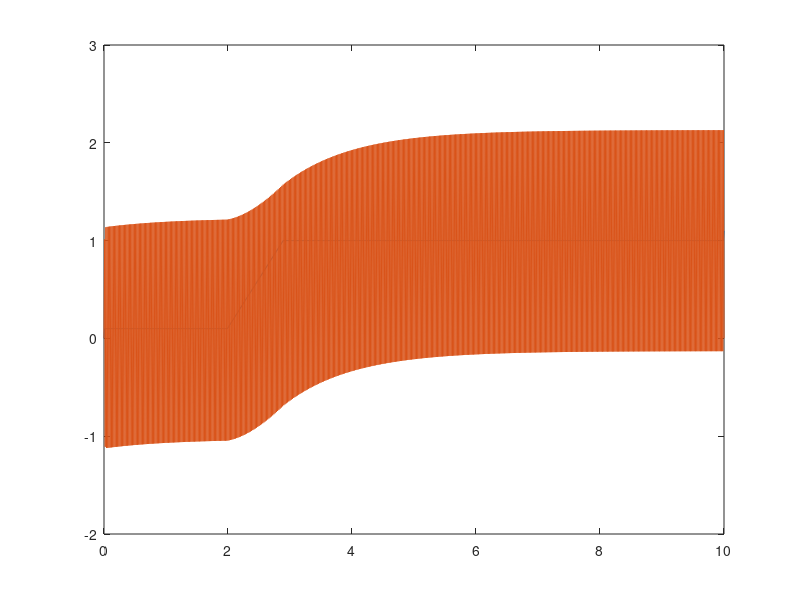

MATLAB code for this plot:
Kp = 0.11;
Ki = 1;
Kd = 0.1;

dt = 0.01;
endTime = 10;
time = 0:dt:endTime;

output = zeros(size(time));
%input = sin(time);
input(1) = 0;
j = 1;
for i = 2:1000
    if i < length(time) / 5
        input(i) = 0.1;
    else
        input(i) = 0.1 + 0.01 * j;
        j = j+1;
        if input(i) > 1
            input(i) = 1;
        end
    end
end
input(length(time)) = 1.1;
integral = 0;
error(1) = 0;

for i = 2:1000
    error(i) = input(i) - output(i-1);
    integral = integral + (error(i) * dt);
    derivative = (error(i) - error(i-1)) / dt;
    if derivative > 10
        derivative = 10;
    end
    if derivative < -10
        derivative = -10;
    end
    output(i) = (Kp * error(i)) + (Ki * integral) + (Kd * derivative);
    if rem(i, 100) == 0
        printf('I=%0.2f; D=%0.2f; E=%.2f;\n', integral, derivative, error(i));
    end
    if (output(i) > 400) || (output(i) < -400)
        break;
    end
end

%plot(time, input);
plot(time, input, time, output);
%plot(error);
